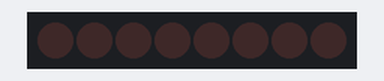
Recording of a sketch running on a simulated Arduino Uno, built with avr-gcc and run on an emulated ATmega328P. On the bench: 8 shift-register outputs drawn as a row of LEDs (first output left, lit = HIGH). Wiring (inferred from the names in the program): shift register (74HC595): data pin 9; shift clock pin 11; latch pin 10. Wiring (inferred from the signals the program sends): row of LEDs: on Q0, Q1, Q2, Q3, Q4, Q5, Q6, Q7.

Above: at 0.02 s.
At 0.37 s:
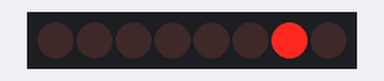
At 0.72 s:
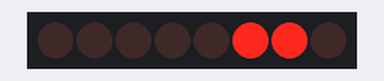
At 1.47 s:
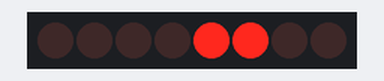
At 2.18 s:
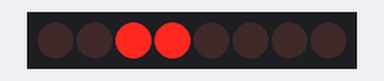
At 2.93 s:
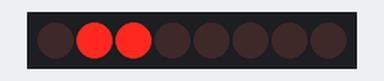
Timing chart, 0 to 3.2 s (numbered marks = the images above):
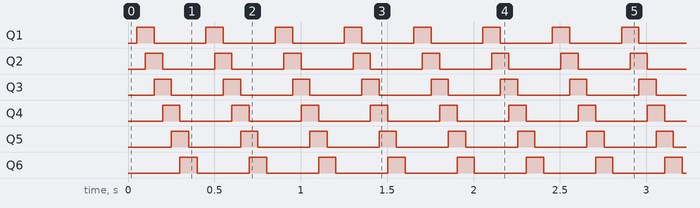

The sketch:

sketch_jul21b.ino
```cpp
int dataPin  = 9;   //Пин подключен к DS входу 74HC595
int latchPin = 10;  //Пин подключен к ST_CP входу 74HC595
int clockPin = 11;  //Пин подключен к SH_CP входу 74HC595
int buttonPin = 2;

byte leds[8] = {
  B00000000,
  B01000000,
  B01100000,
  B00110000,
  B00011000,
  B00001100,
  B00000110,
  B00000010};

void setup() {
  // put your setup code here, to run once:
  Serial.begin(9600);
  pinMode(latchPin, OUTPUT);
  pinMode(clockPin, OUTPUT);
  pinMode(dataPin, OUTPUT);
  pinMode(buttonPin, INPUT);
}

void loop() {
  for (int i = 0; i < 8; ++i){
    digitalWrite(latchPin, LOW);                        // устанавливаем синхронизацию "защелки" на LOW
    shiftOut(dataPin, clockPin, LSBFIRST, leds[i]);   // передаем последовательно на dataPin
    digitalWrite(latchPin, HIGH);
    delay(50);
  }
}
```

Measured:
- by itself, Q1–6: alternates HIGH for 0.10 s and LOW for 0.30 s
- by itself, everything shown: repeats every 0.40 s, in 8 steps
